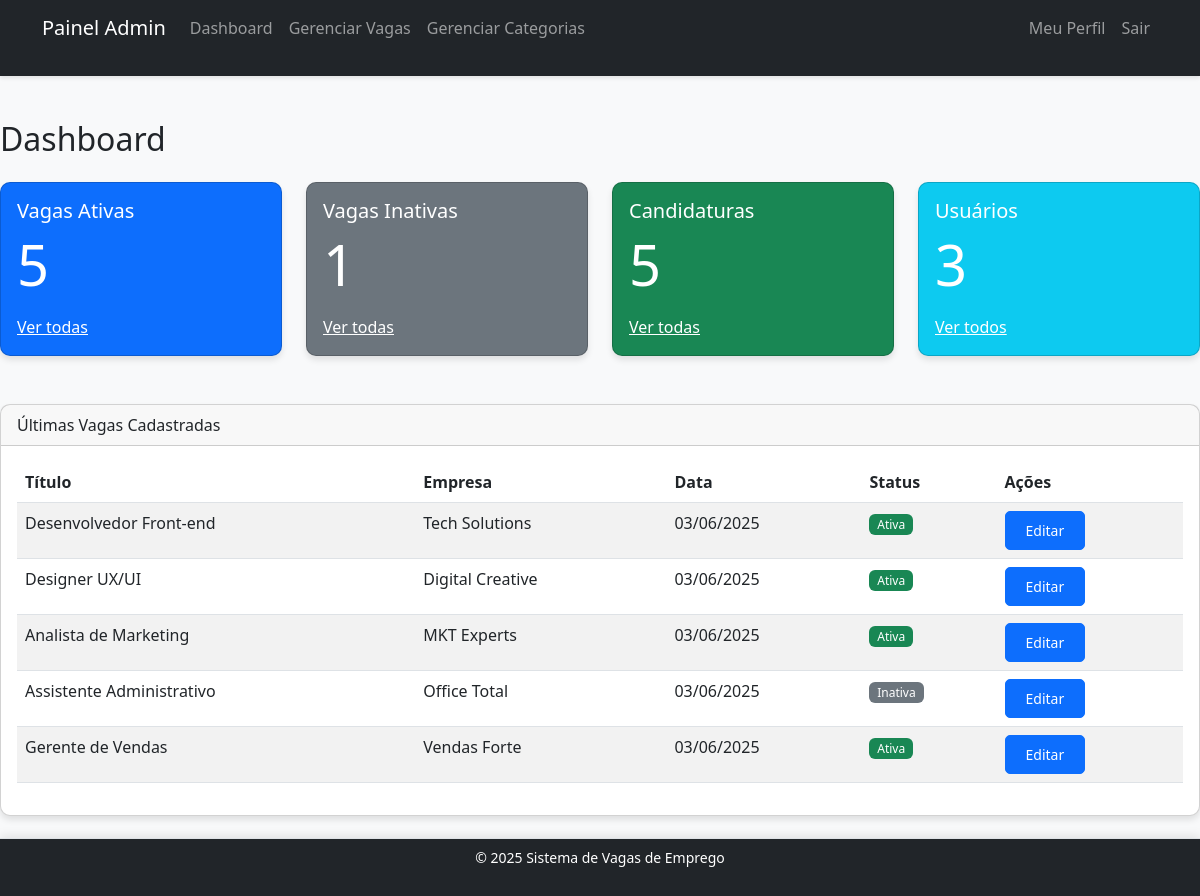
Page /admin/dashboard.php (signed in) on the committed database.
### tables this page shows
CREATE TABLE `vagas` (
  `id` int(11) NOT NULL,
  `titulo` varchar(100) NOT NULL,
  `descricao` text NOT NULL,
  `requisitos` text NOT NULL,
  `salario` varchar(50) DEFAULT NULL,
  `empresa` varchar(100) NOT NULL,
  `logo_empresa` varchar(255) DEFAULT NULL,
  `localizacao` varchar(100) DEFAULT NULL,
  `contato_email` varchar(100) DEFAULT NULL,
  `contato_telefone` varchar(20) DEFAULT NULL,
  `categoria_id` int(11) NOT NULL,
  `ativa` tinyint(1) DEFAULT 1,
  `data_publicacao` datetime DEFAULT current_timestamp(),
  `admin_id` int(11) NOT NULL
);

### admin/dashboard.php (the view)
<?php
require_once 'header-admin.php';
$stmt = $pdo->query("SELECT COUNT(*) FROM vagas WHERE ativa = TRUE");
$vagas_ativas = $stmt->fetchColumn();
$stmt = $pdo->query("SELECT COUNT(*) FROM vagas WHERE ativa = FALSE");
$vagas_inativas = $stmt->fetchColumn();
$stmt = $pdo->query("SELECT COUNT(*) FROM candidaturas");
$total_candidaturas = $stmt->fetchColumn();
$stmt = $pdo->query("SELECT COUNT(*) FROM usuarios WHERE tipo = 'usuario'");
$total_usuarios = $stmt->fetchColumn();
?>
<h2>Dashboard</h2>
<div class="row mt-4">
    <div class="col-md-3 mb-4">
        <div class="card text-white bg-primary">
            <div class="card-body">
                <h5 class="card-title">Vagas Ativas</h5>
                <p class="card-text display-4"><?= $vagas_ativas ?></p>
                <a href="vagas.php" class="text-white">Ver todas</a>
            </div>
        </div>
    </div>
    <div class="col-md-3 mb-4">
        <div class="card text-white bg-secondary">
            <div class="card-body">
                <h5 class="card-title">Vagas Inativas</h5>
                <p class="card-text display-4"><?= $vagas_inativas ?></p>
                <a href="vagas.php" class="text-white">Ver todas</a>
            </div>
        </div>
    </div>
    <div class="col-md-3 mb-4">
        <div class="card text-white bg-success">
            <div class="card-body">
                <h5 class="card-title">Candidaturas</h5>
                <p class="card-text display-4"><?= $total_candidaturas ?></p>
                <a href="candidatos.php" class="text-white">Ver todas</a>
            </div>
        </div>
    </div>
    <div class="col-md-3 mb-4">
        <div class="card text-white bg-info">
            <div class="card-body">
                <h5 class="card-title">Usuários</h5>
                <p class="card-text display-4"><?= $total_usuarios ?></p>
                <a href="#" class="text-white">Ver todos</a>
            </div>
        </div>
    </div>
</div>
<div class="card mt-4">
    <div class="card-header">
        Últimas Vagas Cadastradas
    </div>
    <div class="card-body">
        <table class="table table-striped">
            <thead>
                <tr>
                    <th>Título</th>
                    <th>Empresa</th>
                    <th>Data</th>
                    <th>Status</th>
                    <th>Ações</th>
                </tr>
            </thead>
            <tbody>
                <?php
                $stmt = $pdo->query("SELECT v.*, c.nome as categoria_nome
                                    FROM vagas v
                                    JOIN categorias c ON v.categoria_id = c.id
                                    ORDER BY v.data_publicacao DESC LIMIT 5");
                $vagas = $stmt->fetchAll(PDO::FETCH_ASSOC);
                foreach ($vagas as $vaga):
                ?>
                <tr>
                    <td><?= htmlspecialchars($vaga['titulo']) ?></td>
                    <td><?= htmlspecialchars($vaga['empresa']) ?></td>
                    <td><?= date('d/m/Y', strtotime($vaga['data_publicacao'])) ?></td>
                    <td>
                        <span class="badge <?= $vaga['ativa'] ? 'bg-success' : 'bg-secondary' ?>">
                            <?= $vaga['ativa'] ? 'Ativa' : 'Inativa' ?>
                        </span>
                    </td>
                    <td>
                        <a href="vagas.php?editar=<?= $vaga['id'] ?>" class="btn btn-sm btn-primary">Editar</a>
                    </td>
                </tr>
                <?php endforeach; ?>
            </tbody>
        </table>
    </div>
</div>
<?php require_once '../includes/footer.php'; ?>

### admin/header-admin.php (shortened to what this page needs)
<!DOCTYPE html>
<html lang="pt-BR">
<head>
    <link href="https://cdn.jsdelivr.net/npm/bootstrap@5.3.0/dist/css/bootstrap.min.css" rel="stylesheet">
    <link rel="stylesheet" href="../style.css">
</head>
<body>
    <nav class="navbar navbar-expand-lg navbar-dark bg-dark">
        <div class="container">
            <a class="navbar-brand" href="dashboard.php">Painel Admin</a>
            <div class="collapse navbar-collapse" id="navbarAdmin">
                <ul class="navbar-nav me-auto">
                    <li class="nav-item">
                        <a class="nav-link" href="dashboard.php">Dashboard</a>
                    </li>
                    <li class="nav-item">
                        <a class="nav-link" href="vagas.php">Gerenciar Vagas</a>
                    </li>
                    <li class="nav-item">
                        <a class="nav-link" href="categorias.php">Gerenciar Categorias</a>
                    </li>
                </ul>
                <ul class="navbar-nav">
                    <li class="nav-item">
                        <a class="nav-link" href="../usuario/perfil.php">Meu Perfil</a>
                    </li>
                    <li class="nav-item">
                        <a class="nav-link" href="../logout.php">Sair</a>
                    </li>
                </ul>
            </div>
        </div>
    </nav>
    <div class="container mt-4"></div>

### includes/footer.php (shortened to what this page needs)
    <footer class="bg-dark text-white py-2">
        <div class="container text-center">
            <p class="mb-0 small">&copy; <?= date('Y'); ?> Sistema de Vagas de Emprego</p>
        </div>
    </footer>
</body>
</html>

### style.css (style rules this page uses)
body { background-color: #f8f9fa; font-family: 'Segoe UI', Tahoma, Geneva, Verdana, sans-serif; }
.card { border-radius: 10px; box-shadow: 0 4px 6px rgba(0, 0, 0, 0.1); transition: transform 0.3s ease; }
.navbar { box-shadow: 0 2px 4px rgba(0, 0, 0, 0.1); }
.badge { font-weight: 500; }
.table th { font-weight: 600; }
.btn { border-radius: 5px; padding: 8px 20px; }
footer { background-color: #343a40; color: white; text-align: center; padding: 20px 0; position: fixed; bottom: 0; width: 100%; box-shadow: 0 -2px 10px rgba(0, 0, 0, 0.1); z-index: 1000; }
body { margin-bottom: 80px; }
.container { padding-bottom: 20px; }
footer { border-top: 0.5px solid #dee2e6; }

### rows in the picture
vagas: titulo "Desenvolvedor Front-end", empresa "Tech Solutions", data_publicacao "03/06/2025", ativa "Ativa"
vagas: titulo "Designer UX/UI", empresa "Digital Creative", data_publicacao "03/06/2025", ativa "Ativa"
vagas: titulo "Analista de Marketing", empresa "MKT Experts", data_publicacao "03/06/2025", ativa "Ativa"
vagas: titulo "Assistente Administrativo", empresa "Office Total", data_publicacao "03/06/2025", ativa "Inativa"
vagas: titulo "Gerente de Vendas", empresa "Vendas Forte", data_publicacao "03/06/2025", ativa "Ativa"

### other values in the picture
$vagas_ativas "5"
$vagas_inativas "1"
$total_candidaturas "5"
$total_usuarios "3"
